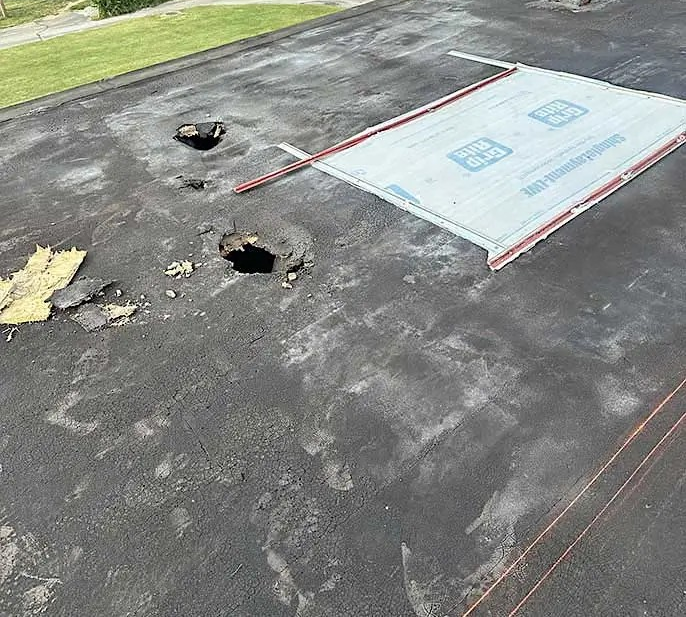
#> input picture test-data/roofs/roof1.png, 686 x 617 px
$ python -i single_agent.py   (imports and definitions only)
#> lines starting #> are read from the running program, lines starting #| are printed output that depends on the picture; after the words box and inside, x2 and y2 are one past the last pixel; in counts of white or black regions, pixels touching at a corner belong together
#> further down, picture is the input picture: shape (617, 686, 3); mean B, G, R 130.8, 135.7, 133.7
"""
Utilities that power the best-effort single-agent pipeline (YOLO + CV + GPT).
"""
from __future__ import annotations

import json
from typing import Any, Dict, List, Optional, Sequence, Tuple

from .cv_utils import (
    count_damage_instances,
    detect_discoloration_cv,
    detect_exposed_underlayment_cv,
    detect_missing_shingles_cv,
    detect_dark_patches_cv,
    merge_damage_areas,
    filter_large_damage_areas,
)

try:
    import numpy as np  # type: ignore
except ImportError:  # pragma: no cover
    np = None
try:
    import cv2  # type: ignore
except ImportError:  # pragma: no cover
    cv2 = None


def _ensure_np_cv() -> None:
    if np is None or cv2 is None:
        raise RuntimeError(
            "NumPy/OpenCV missing. Attach the CvDependenciesLayer to this Lambda."
        )


# [40 lines left out: functions _letterbox, _clip_box, not called in this run]


def detect_roof_boundary(img: "np.ndarray") -> Optional["np.ndarray"]:
    """
    Detect the roof region using HSV color segmentation.
    Returns a binary mask where roof pixels are 255, background is 0.
    Falls back to excluding top 15% of image if no roof colors detected.
    """
    _ensure_np_cv()
    h, w = img.shape[:2]

    # Convert to HSV for color-based segmentation
    hsv = cv2.cvtColor(img, cv2.COLOR_BGR2HSV)
#> hsv: shape (617, 686, 3); mean H, S, V 42, 15.4, 137.2

    # Detect sky regions (high brightness, low saturation, blue-ish hue)
    # Sky typically has H: 90-130, S: 0-80, V: 150-255
    sky_mask = cv2.inRange(hsv, (90, 0, 150), (130, 80, 255))
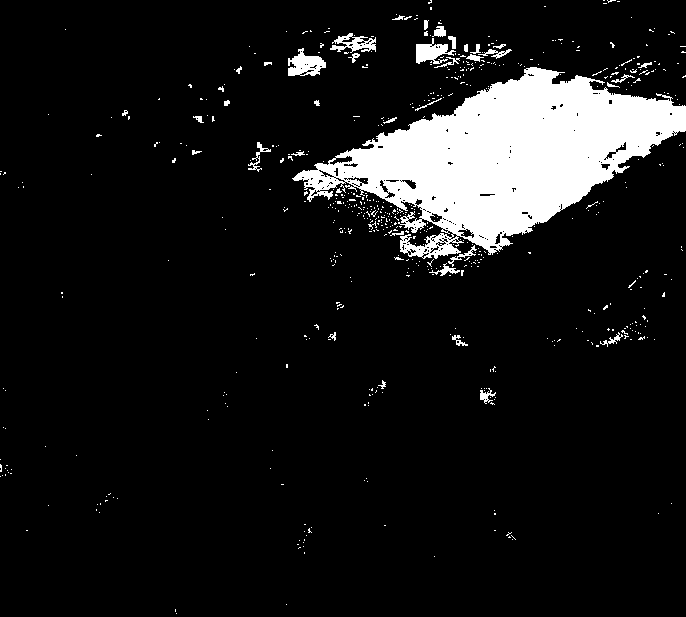
#> sky_mask: shape (617, 686); 9.6% white; 605 white regions (566 under 20 px), largest, box (x1, y1, x2, y2) and area: (292, 67, 686, 259) 35313, (288, 48, 326, 76) 627, (416, 38, 456, 64) 529

    # Also detect very bright areas (overexposed sky)
    bright_mask = cv2.inRange(hsv, (0, 0, 200), (180, 40, 255))
#> bright_mask: shape (617, 686); 10.7% white; 1554 white regions (1499 under 20 px), largest, box (x1, y1, x2, y2) and area: (311, 51, 686, 265) 34888, (0, 0, 374, 48) 2602, (490, 135, 686, 271) 690
    sky_mask = cv2.bitwise_or(sky_mask, bright_mask)
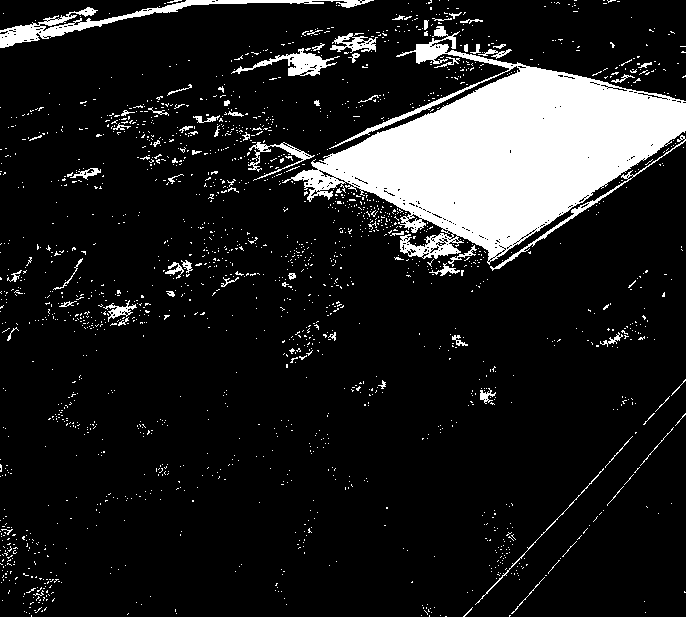
#> sky_mask: shape (617, 686); 12.8% white; 1918 white regions (1846 under 20 px), largest, box (x1, y1, x2, y2) and area: (282, 26, 686, 265) 40788, (0, 0, 374, 48) 2602, (231, 48, 340, 76) 938

    # Detect common roof colors:
    # Gray shingles: low saturation, medium value
    gray_roof = cv2.inRange(hsv, (0, 0, 40), (180, 60, 180))
#> gray_roof: shape (617, 686); 79.5% white; 2678 black regions (2583 under 20 px), largest, box (x1, y1, x2, y2) and area: (162, 51, 686, 272) 43947, (0, 0, 374, 110) 20787, (0, 244, 88, 343) 4358
    # Brown/tan shingles: warm hues, medium saturation
    brown_roof = cv2.inRange(hsv, (5, 30, 40), (25, 180, 200))
#> brown_roof: shape (617, 686); 1.5% white; 480 white regions (454 under 20 px), largest, box (x1, y1, x2, y2) and area: (459, 509, 570, 617) 1591, (506, 526, 593, 617) 757, (587, 404, 656, 485) 671
    # Dark shingles (black/dark gray)
    dark_roof = cv2.inRange(hsv, (0, 0, 20), (180, 80, 100))
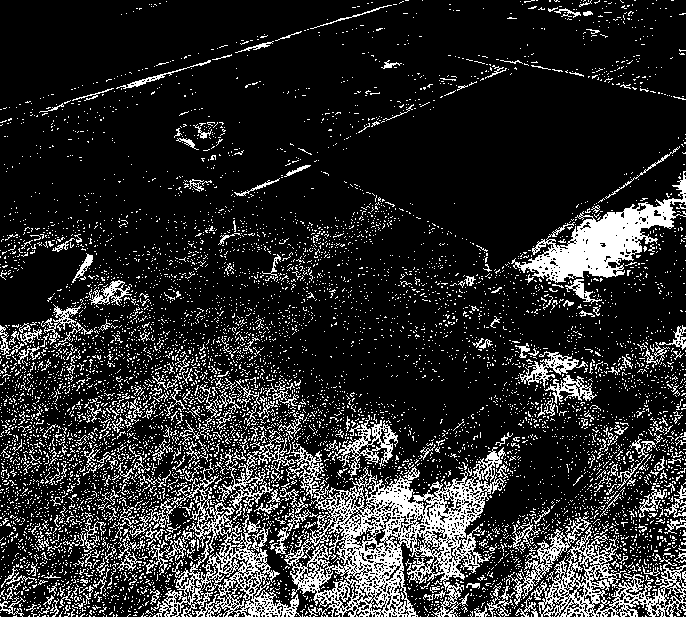
#> dark_roof: shape (617, 686); 17% white in thin lines or dots
    # Red/terracotta tiles
    red_roof = cv2.inRange(hsv, (0, 50, 50), (15, 200, 200))
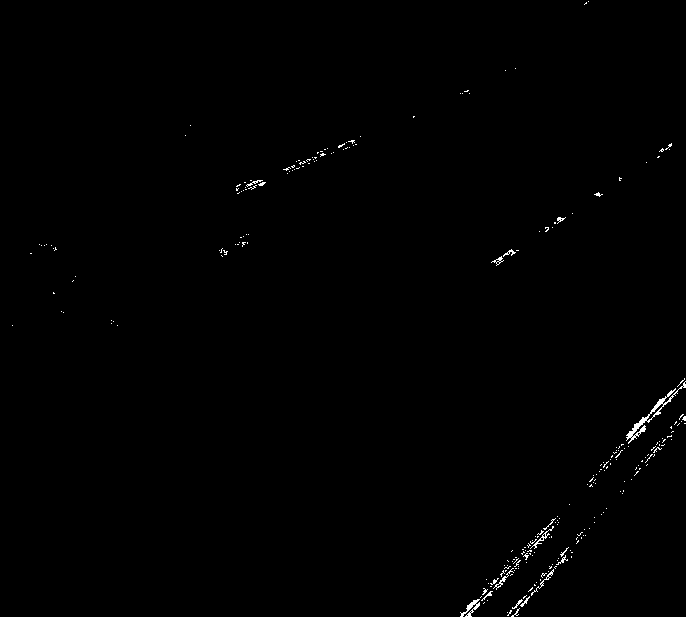
#> red_roof: shape (617, 686); 0.45% white in thin lines or dots

    # Combine all roof-like colors
    roof_colors = cv2.bitwise_or(gray_roof, brown_roof)
#> roof_colors: shape (617, 686); 79.8% white; 2682 black regions (2584 under 20 px), largest, box (x1, y1, x2, y2) and area: (162, 51, 686, 272) 43774, (0, 0, 374, 110) 20765, (0, 244, 88, 326) 3798
    roof_colors = cv2.bitwise_or(roof_colors, dark_roof)
#> roof_colors: shape (617, 686); 80% white; 2519 black regions (2425 under 20 px), largest, box (x1, y1, x2, y2) and area: (162, 51, 686, 271) 43552, (0, 0, 374, 109) 20694, (0, 244, 88, 326) 3771
    roof_colors = cv2.bitwise_or(roof_colors, red_roof)
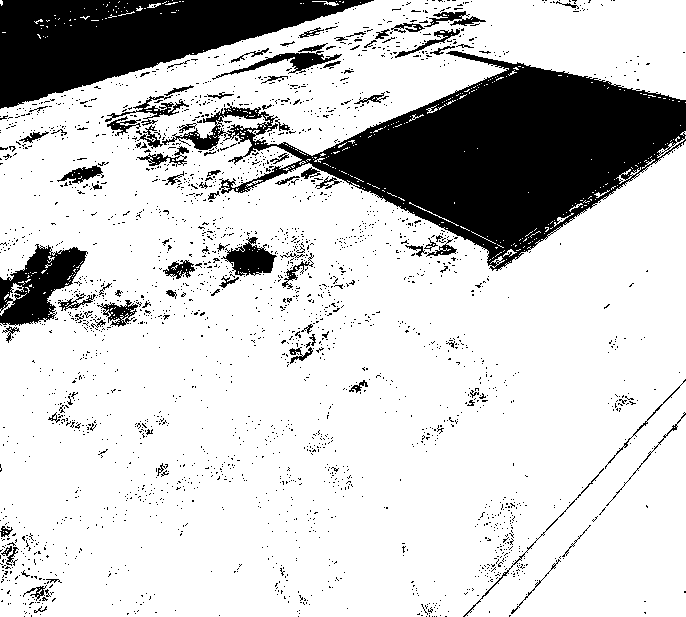
#> roof_colors: shape (617, 686); 80.1% white; 2522 black regions (2428 under 20 px), largest, box (x1, y1, x2, y2) and area: (162, 51, 686, 271) 43283, (0, 0, 374, 109) 20694, (0, 244, 88, 326) 3771

    # Start with the color-based roof detection
    roof_mask = roof_colors.copy()

    # Remove sky regions
    roof_mask = cv2.bitwise_and(roof_mask, cv2.bitwise_not(sky_mask))
#> roof_mask: shape (617, 686); 78.9% white; 2746 black regions (2651 under 20 px), largest, box (x1, y1, x2, y2) and area: (162, 26, 686, 271) 46741, (0, 0, 374, 109) 20694, (0, 244, 88, 326) 3771

    # Apply morphological operations to clean up
    kernel_close = cv2.getStructuringElement(cv2.MORPH_ELLIPSE, (15, 15))
    roof_mask = cv2.morphologyEx(roof_mask, cv2.MORPH_CLOSE, kernel_close)
#> roof_mask: shape (617, 686); 86.3% white; 9 black regions, largest, box (x1, y1, x2, y2) and area: (327, 66, 686, 247) 35410, (0, 0, 326, 108) 18770, (3, 249, 83, 325) 2121

    kernel_open = cv2.getStructuringElement(cv2.MORPH_ELLIPSE, (10, 10))
    roof_mask = cv2.morphologyEx(roof_mask, cv2.MORPH_OPEN, kernel_open)
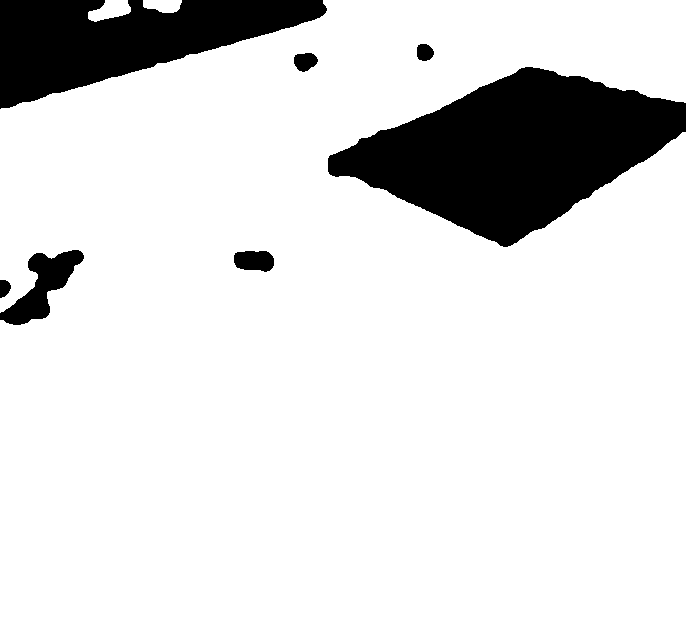
#> roof_mask: shape (617, 686); 86.1% white; 7 black regions

    # Find the largest contour (likely the main roof)
    contours, _ = cv2.findContours(roof_mask, cv2.RETR_EXTERNAL, cv2.CHAIN_APPROX_SIMPLE)
#> contours = 3 contours; box (x1, y1, x2, y2) and area: (0, 0, 686, 617) 362764, (88, 0, 131, 22) 556, (143, 0, 182, 13) 364

    if not contours:
        # Fallback: assume center region is roof, exclude top 15% (sky)
        fallback_mask = np.zeros((h, w), dtype=np.uint8)
        fallback_mask[int(h * 0.15):, :] = 255
        return fallback_mask

    # Keep contours that are reasonably large (> 5% of image area)
    min_area = h * w * 0.05
    large_contours = [c for c in contours if cv2.contourArea(c) > min_area]
#> large_contours = 1 contour; box (x1, y1, x2, y2) and area: (0, 0, 686, 617) 362764

    if not large_contours:
        # Fallback mask
        fallback_mask = np.zeros((h, w), dtype=np.uint8)
        fallback_mask[int(h * 0.15):, :] = 255
        return fallback_mask

    # Create final mask from large contours
    final_mask = np.zeros((h, w), dtype=np.uint8)
    cv2.drawContours(final_mask, large_contours, -1, 255, -1)
#> final_mask: shape (617, 686); 86.1% white; 4 black regions, box (x1, y1, x2, y2) and area: (328, 67, 686, 247) 35392, (0, 0, 327, 109) 20606, (0, 250, 84, 325) 2617, (0, 280, 11, 298) 153

    # Expand mask slightly to include edges
    final_mask = cv2.dilate(final_mask, kernel_close, iterations=1)
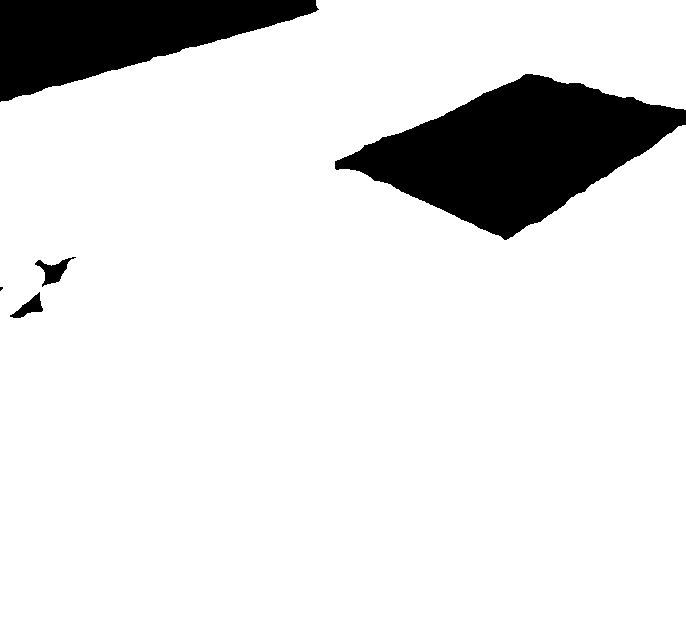
#> final_mask: shape (617, 686); 88.5% white; 5 black regions (1 under 20 px), largest, box (x1, y1, x2, y2) and area: (335, 74, 686, 240) 29712, (0, 0, 319, 102) 18172, (35, 257, 76, 287) 459, (10, 292, 43, 318) 347

    return final_mask


# [345 lines left out: functions filter_detections_by_location, _nms, run_yolo_inference, enrich_with_cv, summarize_with_ai, not called in this run]


__all__ = [
    "run_yolo_inference",
    "enrich_with_cv",
    "summarize_with_ai",
    "filter_large_damage_areas",
    "detect_roof_boundary",
    "filter_detections_by_location",
]

>>> import cv2
>>> picture = cv2.imread('../../test-data/roofs/roof1.png')
>>> result = detect_roof_boundary(picture)

$ run again, on test-data/roofs/roof2.png
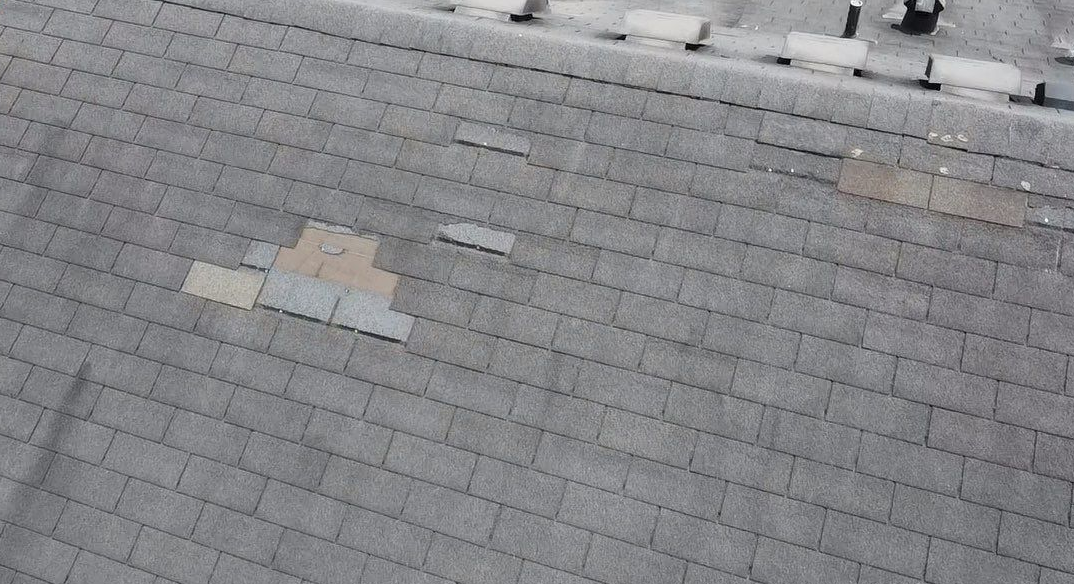
#> input picture test-data/roofs/roof2.png, 1074 x 584 px
#> picture is the input picture: shape (584, 1074, 3); mean B, G, R 136.6, 133.5, 133.2
#> hsv: shape (584, 1074, 3); mean H, S, V 108.3, 8.6, 137
#> in detect_roof_boundary, `sky_mask = cv2.inRange(hsv, (90, 0, 150), (130, 80, 255))`:
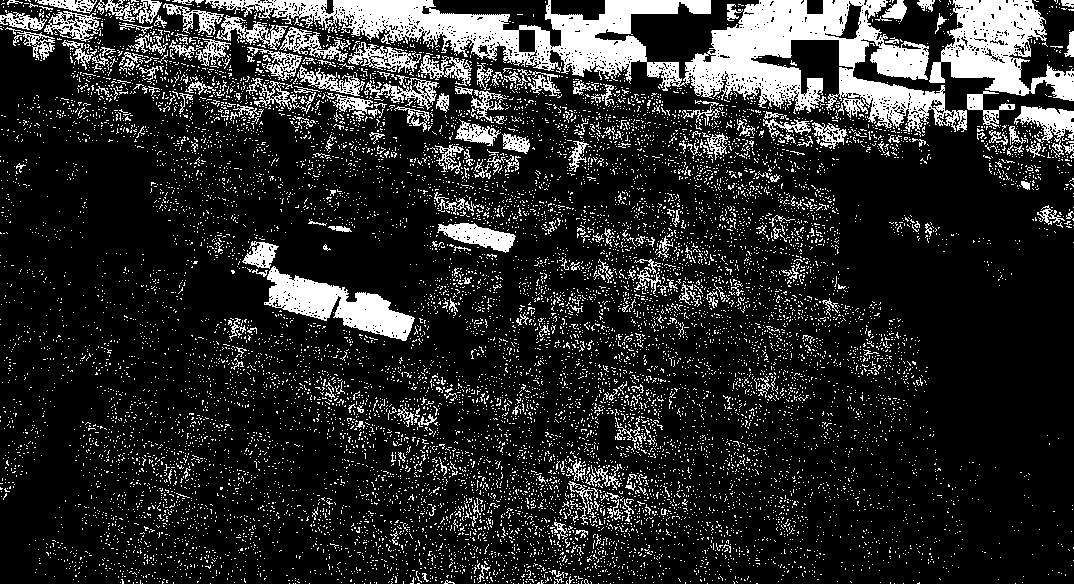
#> sky_mask: shape (584, 1074); 16.5% white; 13007 white regions (12736 under 20 px), largest, box (x1, y1, x2, y2) and area: (205, 0, 967, 137) 30817, (929, 0, 1074, 101) 7267, (264, 266, 415, 341) 4591
#> bright_mask: shape (584, 1074); 1.2% white; 418 white regions (398 under 20 px), largest, box (x1, y1, x2, y2) and area: (935, 56, 1020, 90) 1632, (787, 32, 867, 65) 1609, (624, 9, 706, 39) 1475
#> gray_roof: shape (584, 1074); 96.2% white; 1298 black regions (1257 under 20 px), largest, box (x1, y1, x2, y2) and area: (332, 0, 1074, 124) 6327, (548, 0, 712, 50) 4271, (919, 54, 1021, 93) 2417
#> brown_roof: shape (584, 1074); 0.47% white; 50 white regions (45 under 20 px), largest, box (x1, y1, x2, y2) and area: (279, 231, 397, 295) 2477, (877, 181, 904, 200) 151, (878, 171, 893, 189) 82, (875, 199, 895, 204) 37, (364, 244, 370, 250) 26
#> dark_roof: shape (584, 1074); 4.5% white in thin lines or dots
#> red_roof: shape (584, 1074); 0% white in thin lines or dots, all inside (x1, y1, x2, y2) = (319, 195, 889, 240)
#> contours = 5 contours; box (x1, y1, x2, y2) and area: (0, 0, 1074, 584) 598524, (851, 59, 898, 87) 610, (583, 0, 604, 21) 326, (803, 0, 828, 15) 245, (603, 29, 622, 43) 173
#> large_contours = 1 contour; box (x1, y1, x2, y2) and area: (0, 0, 1074, 584) 598524
#> in detect_roof_boundary, `final_mask = cv2.dilate(final_mask, kernel_close, iterations=1)`:
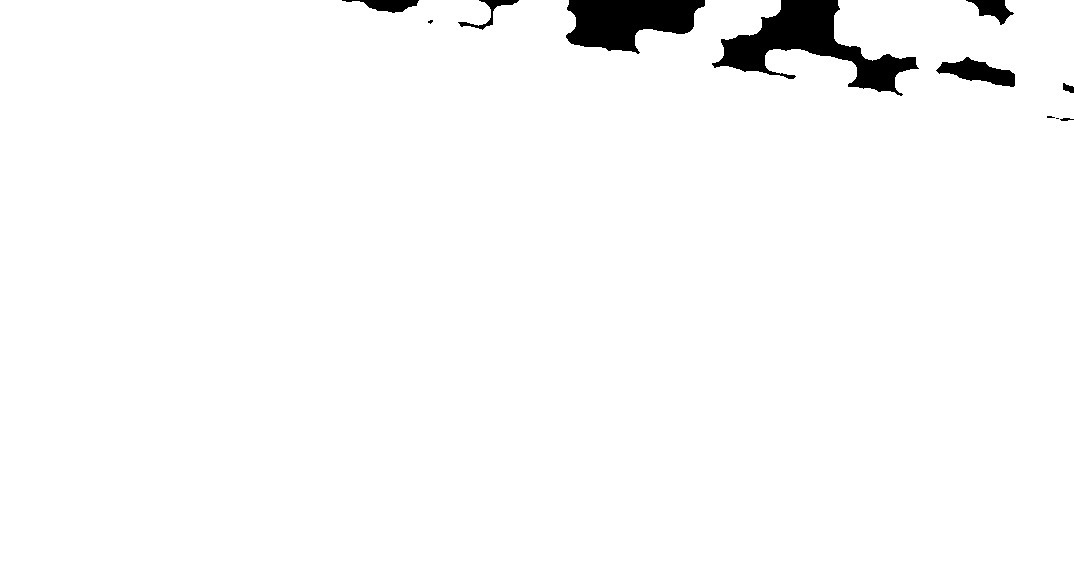
#> final_mask: shape (584, 1074); 97.6% white; 11 black regions (3 under 20 px), largest, box (x1, y1, x2, y2) and area: (712, 0, 919, 96) 7025, (566, 0, 705, 54) 5047, (936, 57, 1015, 87) 1210
